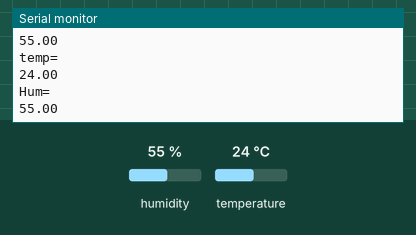
Bench run of a sketch on a simulated ESP32. On the bench: the last lines printed to the serial monitor. The test bench sets the inputs (shaded band); at power-on: humidity 55 %, temperature 24 °C. WiFi joins after 1.5 s; servers stay silent unless stated; web services answer with replies made up by the test bench.

Above: at 2.7 s.
2.8 s: humidity set to 22 %
At 4.0 s:
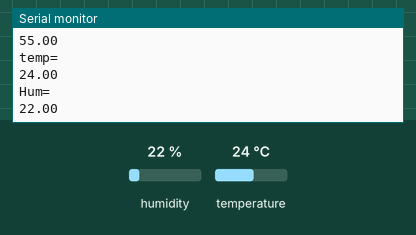
5.5 s: temperature set to 12 °C
At 11.4 s:
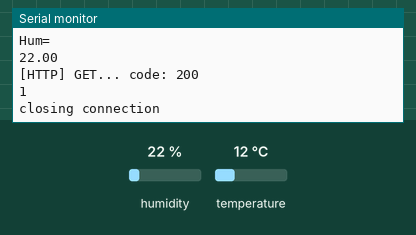
11.5 s: humidity set to 40 %
At 12.3 s:
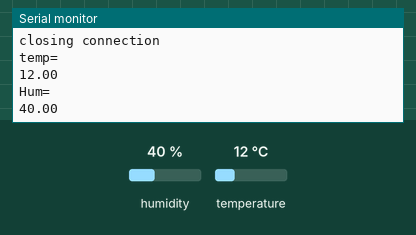
Timing chart, 0 to 14.5 s (numbered marks = the images above; inputs shaded):
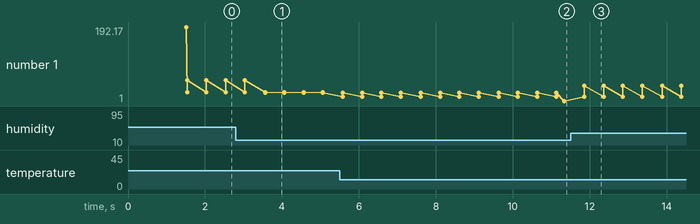

The sketch:

sketch.ino
```cpp
#include <WiFi.h>
#include <DHT.h>
 #include <HTTPClient.h>
const char* ssid = "SSID";
const char* password = "PASS";
#define DHTPIN 13
#define DHTTYPE DHT11
 int cloud=0;
DHT dht(DHTPIN, DHTTYPE);
 void setup() {
 Serial.begin(115200);
 delay(10);
dht.begin();
 // We start by connecting to a WiFi network
 Serial.println();
 Serial.println();
 Serial.print("Connecting to ");
 Serial.println(ssid);
 WiFi.begin(ssid, password);
 while (WiFi.status() != WL_CONNECTED) {
 delay(500);
 Serial.print(".");
 }
 Serial.println("");
 Serial.println("WiFi connected");
 Serial.println("IP address: ");
 Serial.println(WiFi.localIP());
}
int value = 0;
void loop() {
 float h = dht.readHumidity();
float t = dht.readTemperature();
Serial.println("temp=");
Serial.println(t);
Serial.println("Hum=");
Serial.println(h);

WiFiClient client;
 HTTPClient http;
 cloud=cloud+1;
 if(cloud>=20){cloud=0;
http.begin("http://api.thingspeak.com/update?api_key=YOUR API KEY&field1="+ String(t) +"&field2="+String(h));
 int httpCode = http.GET();
 if(httpCode > 0) {
 Serial.printf("[HTTP] GET... code: %d\n", httpCode);
 if(httpCode == HTTP_CODE_OK) {
 String payload = http.getString();
 Serial.println(payload);
 }
 } else {
 Serial.printf("[HTTP] GET... failed, error: %s\n", http.errorToString(httpCode).c_str());
 }
 http.end(); Serial.println();
 Serial.println("closing connection");
 }
 delay(500);
}
```

Measured:
- after the input at 2.8 s, the serial monitor: prints a new line after 0.76 s (image 1)
- after the input at 5.5 s, the serial monitor: prints a new line after 0.08 s (image 2)
- after the input at 11.5 s, the serial monitor: prints a new line after 0.36 s (image 3)
- plotted number 1: 55 → 22 after the input at 2.8 s, 1 → 40 after the input at 11.5 s
